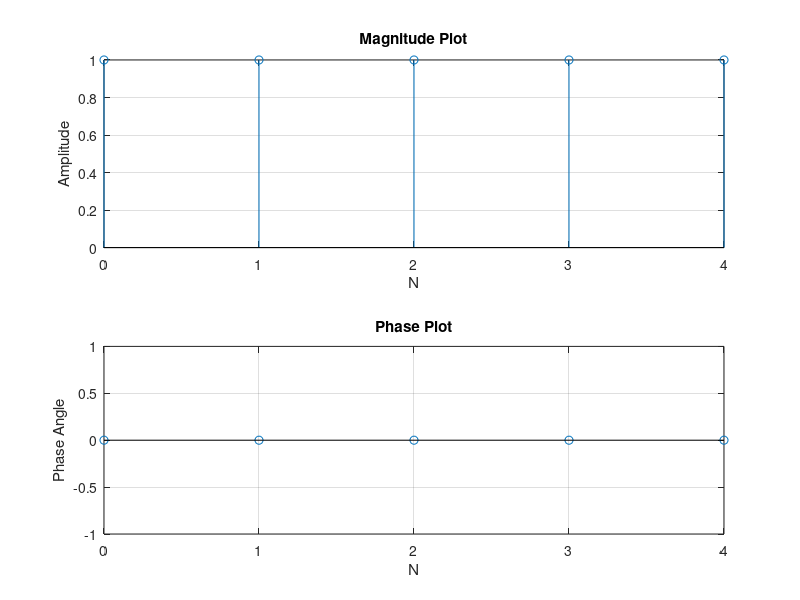

Here is the MATLAB script that generated this plot:
clear all;
X=input('Enter the sequence:');
N=input('Enter the length of the IDFT:');
len=length(X);
if N>len
    X=[X zeros(1,N-len)];
elseif N<len
    X=X(1:N);
end
i=sqrt(-1);
w=exp(-i*2*pi/N);
n=0:(N-1);
k=0:(N-1);
nk=n'*k;
W=w.^(-nk);
x=(X*W)/N;
disp(x);
subplot(211);
stem(k,abs(x));
title('Magnitude Plot');
xlabel('N');
ylabel('Amplitude');
grid on;
subplot(212);
stem(k,angle(x));
title('Phase Plot');
xlabel('N');
ylabel('Phase Angle');
grid on;